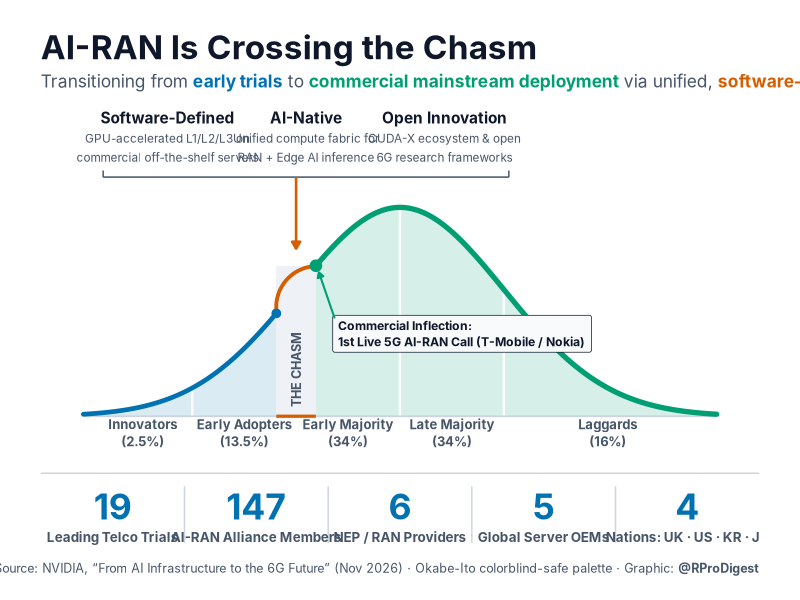

Source code (R):
library(tidyverse)
library(ggtext)
library(patchwork)

# ==============================================================================
# 0. TYPOGRAPHY: use a modern UI font if installed, otherwise fall back to sans
#    (install Inter from https://rsms.me/inter/ for the intended look)
# ==============================================================================
font_fam <- if ("Inter" %in% systemfonts::system_fonts()$family) "Inter" else "sans"

# ==============================================================================
# 1. THEME & OKABE-ITO COLORBLIND-SAFE CONFIGURATION
# ==============================================================================
dark_mode <- FALSE

pal <- list(
  bg         = if (dark_mode) "#0B0F19" else "#FFFFFF",
  panel_alt  = if (dark_mode) "#131A2A" else "#F8FAFC",
  text_main  = if (dark_mode) "#F8FAFC" else "#0F172A",
  text_muted = if (dark_mode) "#94A3B8" else "#475569",
  grid_line  = if (dark_mode) "#334155" else "#CBD5E1",
  curve_pre  = "#0072B2", # Okabe-Ito Blue: innovators & early adopters
  curve_post = "#009E73", # Okabe-Ito Bluish Green: mainstream
  chasm_fill = if (dark_mode) "#1E293B" else "#EEF2F6",
  accent_kpi = if (dark_mode) "#009E73" else "#0072B2",
  pillar_col = "#D55E00"  # Okabe-Ito Vermilion: the bridge / catalyst
)

# ==============================================================================
# 2. DIFFUSION CURVE: boundaries DERIVED from mu/sd so areas match the labels
#    (Rogers: mu-2sd | mu-sd | mu | mu+sd  ->  2.5 / 13.5 / 34 / 34 / 16 %)
# ==============================================================================
mu <- 0
sd_c <- 1.05
dens <- function(x) dnorm(x, mu, sd_c)

chasm_ctr   <- mu - sd_c         # the chasm sits on the EA / EM boundary
chasm_left  <- chasm_ctr - 0.20
chasm_right <- chasm_ctr + 0.20

curve_df <- tibble(x = seq(-3.2, 3.2, length.out = 1000)) |>
  mutate(
    y = dens(x),
    regime = case_when(
      x < chasm_left  ~ "Pre-Chasm",
      x > chasm_right ~ "Post-Chasm",
      TRUE            ~ "Chasm"
    )
  )

# Minor dividers (the chasm itself replaces the mu - sd divider)
dividers <- tibble(x = mu + c(-2, 0, 1) * sd_c)

# Segment labels: mid-points between boundaries; % computed, not typed
cuts <- c(-3.2, mu + c(-2, -1, 0, 1) * sd_c, 3.2)
segments_labels <- tibble(
  name = c("Innovators", "Early Adopters", "Early Majority", "Late Majority", "Laggards"),
  x    = (head(cuts, -1) + tail(cuts, -1)) / 2,
  pct  = diff(pnorm(c(-Inf, mu + c(-2, -1, 0, 1) * sd_c, Inf), mu, sd_c)) * 100
) |>
  mutate(
    x = replace(x, c(1, 5), c(-2.6, 2.1)),   # pull tail labels inward
    # Rogers' canonical rounding (exact normal areas are 2.3 / 13.6 / 34.1 / 34.1 / 15.9)
    label = glue::glue("{name}\n({c('2.5', '13.5', '34', '34', '16')}%)")
  )

# Three pillars: rich text = title + description in one object (no collisions)
pillars_df <- tibble(
  x = c(-2.35, -0.95, 0.45),
  y = 0.505,
  label = c(
    "**Software-Defined**<br><span style='font-size:8.5pt;color:%s'>GPU-accelerated L1/L2/L3 on<br>commercial off-the-shelf servers</span>",
    "**AI-Native**<br><span style='font-size:8.5pt;color:%s'>Unified compute fabric for<br>RAN + Edge AI inference</span>",
    "**Open Innovation**<br><span style='font-size:8.5pt;color:%s'>CUDA-X ecosystem & open<br>6G research frameworks</span>"
  ) |> sprintf(pal$text_muted)
)

# Bridge end-points: where the two curve pieces stop
y_l <- dens(chasm_left)
y_r <- dens(chasm_right)

# ==============================================================================
# 3. MAIN PLOT
# ==============================================================================
p_main <- ggplot() +
  # Chasm zone, drawn only up to the curve so it reads as a "gap", not a box
  annotate("rect", xmin = chasm_left, xmax = chasm_right, ymin = 0, ymax = y_r,
           fill = pal$chasm_fill) +
  annotate("text", x = chasm_ctr, y = 0.085, label = "THE CHASM", angle = 90,
           size = 3.2, fontface = "bold", color = pal$text_muted, family = font_fam) +

  # Areas
  geom_area(data = filter(curve_df, regime == "Pre-Chasm"), aes(x, y),
            fill = pal$curve_pre, alpha = 0.14) +
  geom_area(data = filter(curve_df, regime == "Post-Chasm"), aes(x, y),
            fill = pal$curve_post, alpha = 0.16) +

  # Minor dividers truncated at curve height
  geom_segment(data = dividers, aes(x = x, xend = x, y = 0, yend = dens(x)),
               color = pal$bg, linewidth = 0.8) +

  # Baseline, with the chasm floor in vermilion
  annotate("segment", x = -3.2, xend = 3.2, y = 0, yend = 0,
           color = pal$grid_line, linewidth = 0.6) +
  annotate("segment", x = chasm_left, xend = chasm_right, y = 0, yend = 0,
           color = pal$pillar_col, linewidth = 1.1) +

  # Curves
  geom_line(data = filter(curve_df, regime == "Pre-Chasm"), aes(x, y),
            color = pal$curve_pre, linewidth = 1.6, lineend = "round") +
  geom_line(data = filter(curve_df, regime == "Post-Chasm"), aes(x, y),
            color = pal$curve_post, linewidth = 1.8, lineend = "round") +

  # THE BRIDGE: the three pillars literally span the gap
  annotate("curve", x = chasm_left, y = y_l, xend = chasm_right, yend = y_r,
           curvature = -0.45, color = pal$pillar_col, linewidth = 1.3, lineend = "round") +
  annotate("point", x = chasm_left, y = y_l, color = pal$curve_pre, size = 2.6) +
  annotate("point", x = chasm_right, y = y_r, color = pal$curve_post, size = 3.6) +

  # Pillars bracket -> drop line lands on the bridge
  annotate("segment", x = -3.0, xend = 1.1, y = 0.435, yend = 0.435,
           color = pal$text_muted, linewidth = 0.5) +
  annotate("segment", x = c(-3.0, 1.1), xend = c(-3.0, 1.1), y = 0.435, yend = 0.447,
           color = pal$text_muted, linewidth = 0.5) +
  annotate("segment", x = chasm_ctr, xend = chasm_ctr, y = 0.435, yend = 0.305,
           arrow = arrow(length = unit(0.2, "cm"), type = "closed"),
           color = pal$pillar_col, linewidth = 0.9) +
  geom_richtext(data = pillars_df, aes(x, y, label = label),
                family = font_fam, size = 3.9, color = pal$text_main,
                fill = NA, label.color = NA, lineheight = 1.25) +

  # Milestone: label sits INSIDE the post-chasm area, short leader to the point
  annotate("label", x = -0.68, y = 0.15,
           label = "Commercial Inflection:\n1st Live 5G AI-RAN Call (T-Mobile / Nokia)",
           hjust = 0, vjust = 0.5, size = 3.1, fontface = "bold", family = font_fam,
           fill = pal$panel_alt, color = pal$text_main, lineheight = 1.1,
           linewidth = 0.3, label.padding = unit(0.4, "lines")) +
  annotate("segment", x = -0.66, y = 0.178, xend = chasm_right + 0.03, yend = y_r - 0.012,
           color = pal$curve_post, linewidth = 0.7,
           arrow = arrow(length = unit(0.15, "cm"), type = "closed")) +

  # Segment labels
  geom_text(data = segments_labels, aes(x, y = -0.03, label = label),
            size = 3.3, fontface = "bold", color = pal$text_muted,
            lineheight = 1.1, family = font_fam) +

  coord_cartesian(xlim = c(-3.3, 3.3), ylim = c(-0.06, 0.55), clip = "off") +
  labs(
    title = "AI-RAN Is Crossing the Chasm",
    subtitle = glue::glue(
      "Transitioning from <b style='color:{pal$curve_pre}'>early trials</b> to ",
      "<b style='color:{pal$curve_post}'>commercial mainstream deployment</b> via unified, ",
      "<b style='color:{pal$pillar_col}'>software-defined GPU infrastructure</b>"
    )
  ) +
  theme_void(base_family = font_fam) +
  theme(
    plot.background  = element_rect(fill = pal$bg, color = NA),
    plot.title.position = "plot",
    plot.title = element_text(face = "bold", size = 24, color = pal$text_main,
                              margin = margin(t = 8, b = 6)),
    plot.subtitle = element_markdown(size = 12.5, color = pal$text_muted,
                                     margin = margin(b = 4)),
    plot.margin = margin(t = 12, r = 24, b = 4, l = 24)
  )

# ==============================================================================
# 4. KPI STRIP: numbers + short labels, all metrics in the same grammar
# ==============================================================================
kpi_df <- tibble(
  x = 1:5,
  metric = c("19", "147", "6", "5", "4"),
  label = c("Leading Telco Trials", "AI-RAN Alliance Members", "NEP / RAN Providers",
            "Global Server OEMs", "Nations: UK · US · KR · JP")
)

p_kpi <- ggplot(kpi_df, aes(x = x)) +
  annotate("segment", x = 0.5, xend = 5.5, y = 1, yend = 1,
           color = pal$grid_line, linewidth = 0.5) +
  annotate("segment", x = 1.5:4.5, xend = 1.5:4.5, y = 0.2, yend = 0.85,
           color = pal$grid_line, linewidth = 0.5) +
  geom_text(aes(y = 0.62, label = metric), size = 9, fontface = "bold",
            color = pal$accent_kpi, family = font_fam) +
  geom_text(aes(y = 0.27, label = label), size = 3.4, fontface = "bold",
            color = pal$text_muted, family = font_fam) +
  coord_cartesian(xlim = c(0.5, 5.5), ylim = c(0.1, 1.02), expand = FALSE) +
  labs(caption = "Source: NVIDIA, \"From AI Infrastructure to the 6G Future\" (Nov 2026) &middot; Okabe-Ito colorblind-safe palette &middot; Graphic: **@RProDigest**") +
  theme_void(base_family = font_fam) +
  theme(
    plot.background = element_rect(fill = pal$bg, color = NA),
    plot.caption = element_markdown(size = 9, color = pal$text_muted, hjust = 1,
                                    margin = margin(t = 8, b = 4)),
    plot.margin = margin(t = 0, r = 24, b = 8, l = 24)
  )

# ==============================================================================
# 5. COMBINE & EXPORT (16:9 is safe for the X timeline; ragg = crisp text)
# ==============================================================================
final_plot <- p_main / p_kpi +
  plot_layout(heights = c(4.6, 1)) &
  theme(plot.background = element_rect(fill = pal$bg, color = NA))

ggsave("ai_ran_crossing_the_chasm_v2.png", final_plot,
       width = 12, height = 6.75, dpi = 200, bg = pal$bg,
       device = ragg::agg_png)
